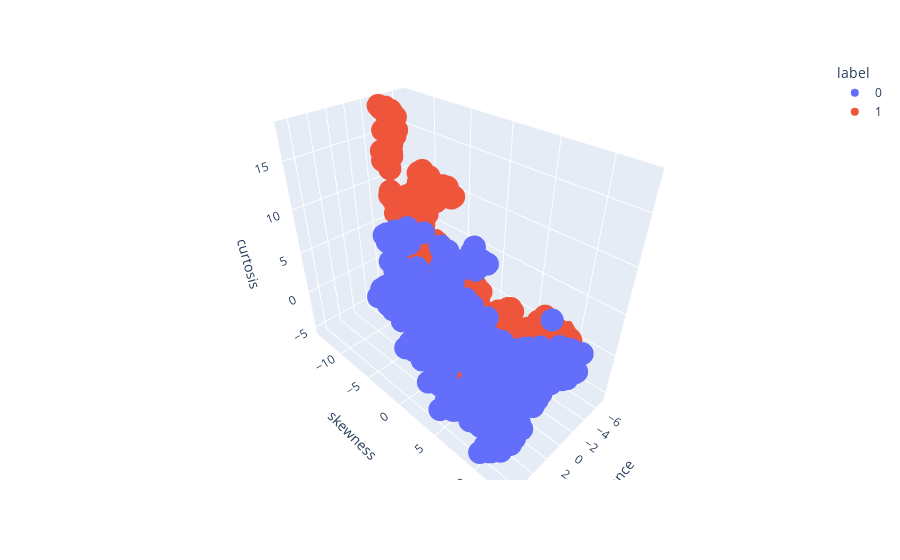

Notebook cell for this chart:
### Code cell
fig = px.scatter_3d(df, x='variance', y='skewness', z='curtosis', color='label')
fig.show()

### Figure 1 — Plotly figure (JSON) as saved in the notebook; plotly's stock layout.template omitted (floating-point values rounded to 4 significant figures; data arrays with more than 128 entries replaced by an {"elided": "..."} marker saying what was removed)
{"data": [{"hovertemplate": "label=0<br>variance=%{x}<br>skewness=%{y}<br>curtosis=%{z}<extra></extra>", "legendgroup": "0", "marker": {"color": "#636efa", "symbol": "circle"}, "mode": "markers", "name": "0", "scene": "scene", "showlegend": true, "type": "scatter3d", "x": {"elided": "762 float values"}, "y": {"elided": "762 float values"}, "z": {"elided": "762 float values"}}, {"hovertemplate": "label=1<br>variance=%{x}<br>skewness=%{y}<br>curtosis=%{z}<extra></extra>", "legendgroup": "1", "marker": {"color": "#EF553B", "symbol": "circle"}, "mode": "markers", "name": "1", "scene": "scene", "showlegend": true, "type": "scatter3d", "x": {"elided": "610 float values"}, "y": {"elided": "610 float values"}, "z": {"elided": "610 float values"}}], "layout": {"legend": {"title": {"text": "label"}, "tracegroupgap": 0}, "margin": {"t": 60}, "scene": {"domain": {"x": [0, 1], "y": [0, 1]}, "xaxis": {"title": {"text": "variance"}}, "yaxis": {"title": {"text": "skewness"}}, "zaxis": {"title": {"text": "curtosis"}}}}}
